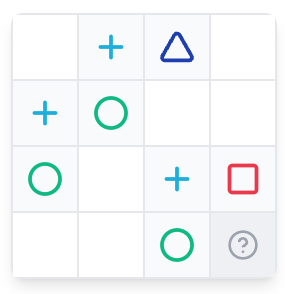
#> input picture examples/xx) done/4/Screenshot 2026-02-04 115039.png, 285 x 294 px
$ python -i debug_svm_vision.py   (imports and definitions only)
#> lines starting #> are read from the running program, lines starting #| are printed output that depends on the picture; after the words box and inside, x2 and y2 are one past the last pixel; in counts of white or black regions, pixels touching at a corner belong together
#> further down, picture is the input picture: shape (294, 285, 3); mean B, G, R 247.6, 246.7, 243.9
import cv2
import numpy as np
import joblib
import os

# ==========================================
# CONFIGURATION
# ==========================================
# CHANGE THIS TO YOUR SCREENSHOT PATH
IMAGE_PATH = r"C:\Github Code\gap-solver-app\examples\Screenshot 2026-02-04 115039.png"
GRID_SIZE = 4

# Load the trained model
# [5 lines not run here, left out]
# [1 line that did not run here, left out]
# [1 line that did not run here, left out]

# ==========================================
# 1. THE EXACT PRE-PROCESSOR (Must match app.py)
# ==========================================
def standardize_cell(img):
    # Resize to 64x64 (Matches your latest training)
    img = cv2.resize(img, (64, 64))

    # Blur
    blurred = cv2.GaussianBlur(img, (3, 3), 0)
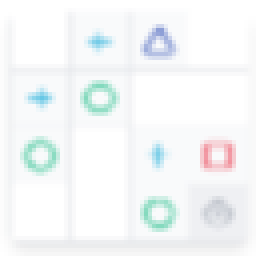
#> blurred: shape (64, 64, 3) (shown 4 times larger); mean of channels 0, 1, 2 247.7, 246.8, 244; drawn as B, G, R

    # Corner Difference Strategy
    corner_TL = blurred[0:3, 0:3]
    corner_TR = blurred[0:3, -3:]
    corner_BL = blurred[-3:, 0:3]
    corner_BR = blurred[-3:, -3:]
    corners = np.vstack((corner_TL, corner_TR, corner_BL, corner_BR))
    avg_bg_color = np.mean(corners, axis=(0, 1))
#> avg_bg_color = [253.5, 253.5, 253.5]

    # Difference Calculation
    diff = cv2.absdiff(blurred, avg_bg_color.astype(np.uint8))
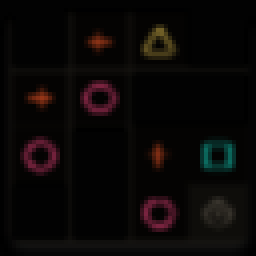
#> diff: shape (64, 64, 3) (shown 4 times larger); mean of channels 0, 1, 2 6.6, 7.4, 10.3; drawn as B, G, R
    diff_gray = cv2.cvtColor(diff, cv2.COLOR_BGR2GRAY)
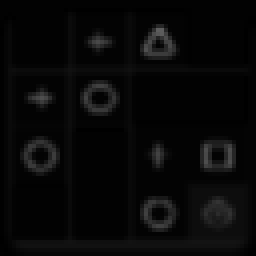
#> diff_gray: shape (64, 64) (shown 4 times larger); min 0, max 93, mean 8.1

    # Threshold
    _, mask = cv2.threshold(diff_gray, 30, 255, cv2.THRESH_BINARY)
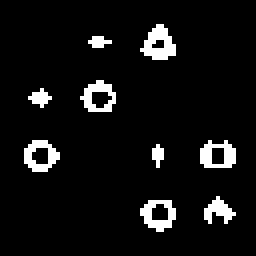
#> mask: shape (64, 64) (shown 4 times larger); 6.7% white in thin lines or dots, all inside (x1, y1, x2, y2) = (6, 6, 59, 58)

    # Cleanup
    mask = cv2.morphologyEx(mask, cv2.MORPH_OPEN, np.ones((2,2), np.uint8))
#> mask: shape (64, 64); 5.9% white in thin lines or dots, all inside (x1, y1, x2, y2) = (7, 7, 60, 59)
    mask = cv2.morphologyEx(mask, cv2.MORPH_CLOSE, np.ones((3,3), np.uint8))
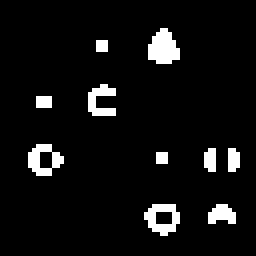
#> mask: shape (64, 64) (shown 4 times larger); 6.2% white in thin lines or dots, all inside (x1, y1, x2, y2) = (7, 7, 60, 59)

    # Safety Border
    h, w = mask.shape
#> h = 64; w = 64
    cv2.rectangle(mask, (0,0), (w, h), 0, 2)

    # Final Re-Centering (The Seeker)
    coords = cv2.findNonZero(mask)
#> coords = contour of 256 points, box (x1, y1, x2, y2) (7, 7, 60, 59), area 540
    final_img = np.zeros((64, 64), dtype=np.uint8)

    if coords is not None:
        x, y, w, h = cv2.boundingRect(coords)
#> x = 7; y = 7; w = 53; h = 52
        shape = mask[y:y+h, x:x+w]
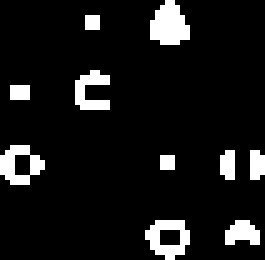
#> shape: shape (52, 53) (shown 5 times larger); 9.3% white; 10 white regions (5 under 20 px), largest, box (x1, y1, x2, y2) and area: (30, 0, 38, 9) 52, (29, 44, 38, 52) 42, (0, 29, 9, 37) 40, (15, 14, 22, 22) 34, (45, 44, 52, 49) 26
        center_x = (64 - w) // 2
#> center_x = 5
        center_y = (64 - h) // 2
#> center_y = 6
        final_img[center_y:center_y+h, center_x:center_x+w] = shape
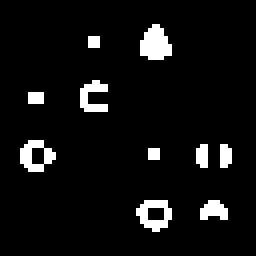
#> final_img: shape (64, 64) (shown 4 times larger); 6.2% white in thin lines or dots, all inside (x1, y1, x2, y2) = (5, 6, 58, 58)

    return final_img

# [94 lines left out: functions smart_crop_board, main, not called in this run]

# [2 lines not run here, left out]

>>> import cv2
>>> picture = cv2.imread('examples/xx) done/4/Screenshot 2026-02-04 115039.png')
>>> result = standardize_cell(picture)

$ run again, on examples/xx) done/4/Screenshot 2026-02-03 133219.png
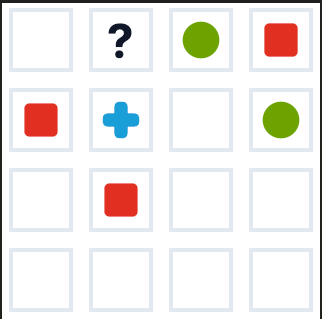
#> input picture examples/xx) done/4/Screenshot 2026-02-03 133219.png, 322 x 319 px
#> picture is the input picture: shape (319, 322, 3); mean B, G, R 234.6, 236.8, 239.4
#> avg_bg_color = [224.7, 223.9, 222.9]
#> in standardize_cell, `cv2.rectangle(mask, (0,0), (w, h), 0, 2)`:
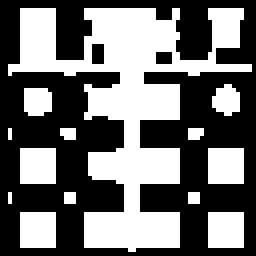
#> mask: shape (64, 64) (shown 4 times larger); 43.4% white; 13 white regions (6 under 20 px), largest, box (x1, y1, x2, y2) and area: (2, 2, 63, 63) 1321, (5, 37, 14, 46) 81, (52, 37, 61, 46) 81
#> coords = contour of 1778 points, box (x1, y1, x2, y2) (2, 2, 63, 63), area 762
#> in standardize_cell, `x, y, w, h = cv2.boundingRect(coords)`: x = 2; w = 61
#> shape: shape (61, 61); 47.8% white; 13 white regions (6 under 20 px), largest, box (x1, y1, x2, y2) and area: (0, 0, 61, 61) 1321, (3, 35, 12, 44) 81, (50, 35, 59, 44) 81
#> center_x = 1
#> in standardize_cell, `final_img[center_y:center_y+h, center_x:center_x+w] = shape`:
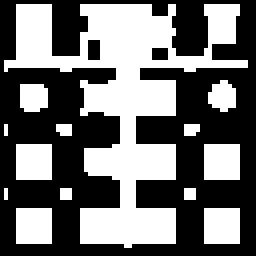
#> final_img: shape (64, 64) (shown 4 times larger); 43.4% white; 13 white regions (6 under 20 px), largest, box (x1, y1, x2, y2) and area: (1, 1, 62, 62) 1321, (4, 36, 13, 45) 81, (51, 36, 60, 45) 81

$ run again, on examples/xx) done/4/Screenshot 2026-02-03 150104.png
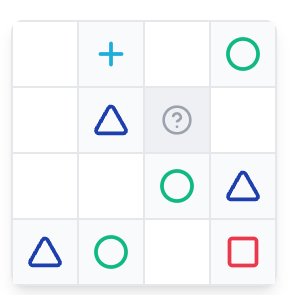
#> input picture examples/xx) done/4/Screenshot 2026-02-03 150104.png, 292 x 295 px
#> picture is the input picture: shape (295, 292, 3); mean B, G, R 247.4, 245.9, 243.4
#> avg_bg_color = [253.5, 253.5, 253.5]
#> in standardize_cell, `mask = cv2.morphologyEx(mask, cv2.MORPH_CLOSE, np.ones((3,3), np.uint8))`:
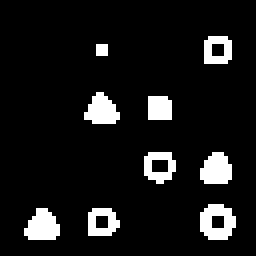
#> mask: shape (64, 64) (shown 4 times larger); 9% white; 9 white regions (1 under 20 px), largest, box (x1, y1, x2, y2) and area: (50, 51, 59, 60) 57, (6, 52, 15, 60) 53, (50, 38, 58, 46) 51
#> coords = contour of 370 points, box (x1, y1, x2, y2) (6, 9, 59, 60), area 714
#> in standardize_cell, `x, y, w, h = cv2.boundingRect(coords)`: x = 6; y = 9; w = 53; h = 51
#> shape: shape (51, 53); 13.7% white; 9 white regions (1 under 20 px), largest, box (x1, y1, x2, y2) and area: (44, 42, 53, 51) 57, (0, 43, 9, 51) 53, (44, 29, 52, 37) 51
#> center_x = 5
#> center_y = 6
#> in standardize_cell, `final_img[center_y:center_y+h, center_x:center_x+w] = shape`:
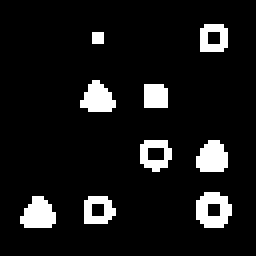
#> final_img: shape (64, 64) (shown 4 times larger); 9% white; 9 white regions (1 under 20 px), largest, box (x1, y1, x2, y2) and area: (49, 48, 58, 57) 57, (5, 49, 14, 57) 53, (49, 35, 57, 43) 51

$ run again, on examples/xx) done/4/Screenshot 2026-02-03 150130.png
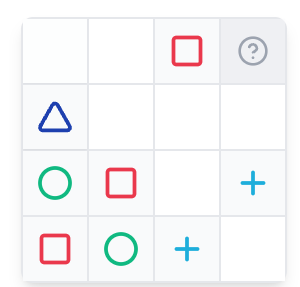
#> input picture examples/xx) done/4/Screenshot 2026-02-03 150130.png, 300 x 287 px
#> picture is the input picture: shape (287, 300, 3); mean B, G, R 247.1, 245.9, 245.6
#> avg_bg_color = [254.1, 254.1, 254.1]
#> coords = contour of 286 points, box (x1, y1, x2, y2) (9, 8, 58, 61), area 142
#> in standardize_cell, `x, y, w, h = cv2.boundingRect(coords)`: x = 9; y = 8; w = 49; h = 53
#> shape: shape (53, 49); 11% white; 9 white regions (2 under 20 px), largest, box (x1, y1, x2, y2) and area: (0, 44, 8, 53) 49, (0, 15, 8, 23) 47, (29, 0, 36, 9) 43
#> center_x = 7
#> center_y = 5
#> in standardize_cell, `final_img[center_y:center_y+h, center_x:center_x+w] = shape`:
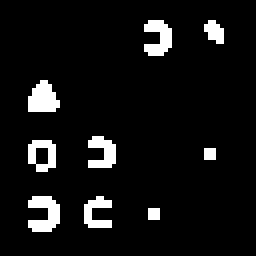
#> final_img: shape (64, 64) (shown 4 times larger); 7% white; 9 white regions (2 under 20 px), largest, box (x1, y1, x2, y2) and area: (7, 49, 15, 58) 49, (7, 20, 15, 28) 47, (36, 5, 43, 14) 43
